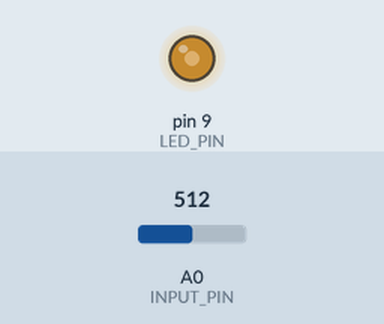
Simulated run of this sketch. Board: Arduino Uno, built with avr-gcc and run on an emulated ATmega328P. On the bench: output pins drawn as LEDs (lit = HIGH). The inputs (shaded band) are chosen by the test bench; at power-on: A0 (INPUT_PIN) = 512.

Above: at 1.2 s.
1.3 s: A0 (INPUT_PIN) set to 716
At 2.5 s:
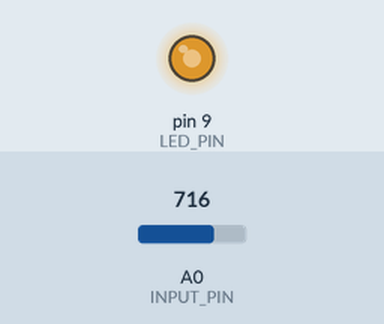
2.8 s: A0 (INPUT_PIN) set to 900
At 3.8 s:
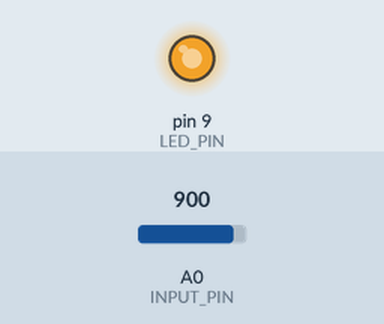
4.3 s: A0 (INPUT_PIN) set to 122
At 5.0 s:
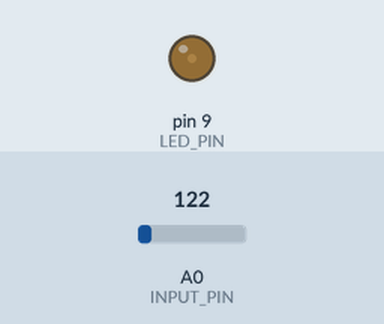
5.8 s: A0 (INPUT_PIN) set to 0
At 6.2 s:
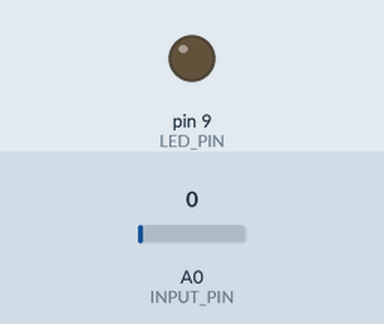
Timing chart, 0 to 8.3 s (numbered marks = the images above; inputs shaded):
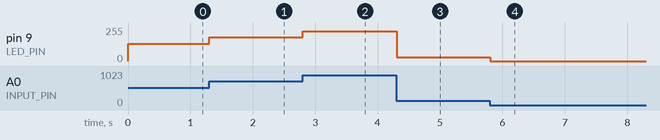

Measured:
- after the input at 1.3 s, pin 9 (LED_PIN): 128/255 → 179/255 at once
- after the input at 2.8 s, pin 9 (LED_PIN): 179/255 → 225/255 at once
- after the input at 4.3 s, pin 9 (LED_PIN): 225/255 → 30/255 at once
- after the input at 5.8 s, pin 9 (LED_PIN): 30/255 → 0/255 at once

The sketch:

sketch_apr08b.ino
```cpp
const int INPUT_PIN = A0;  // 入力ピンをA0に固定
const int LED_PIN = 9;     // LEDを11番ピンに固定
int VOLUME;                // 変数を整数型で宣言

void setup() {
  // put your setup code here, to run once:
  pinMode(LED_PIN, OUTPUT);

}

void loop() {
  // put your main code here, to run repeatedly:
   VOLUME = analogRead(INPUT_PIN);  // アナログ値の読み取り
   analogWrite(LED_PIN, VOLUME/4);  // PWMでLEDを点灯

   delay(100);
}
```
